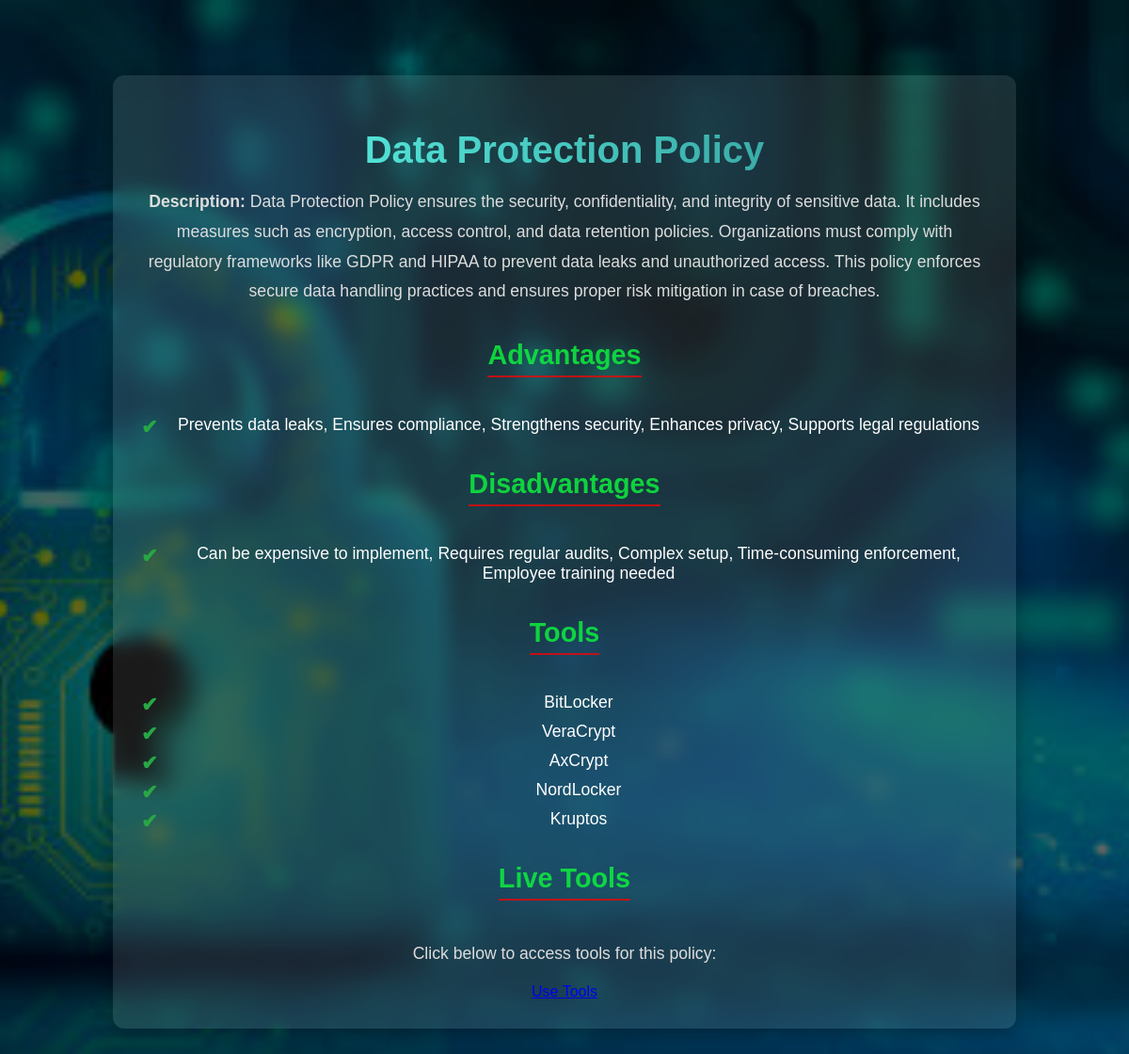
The app's page /policy/26 with its own data.
### tables this page shows
CREATE TABLE policies (
                        id INTEGER PRIMARY KEY AUTOINCREMENT,
                        title TEXT NOT NULL,
                        description TEXT NOT NULL
                        
                      , long_description TEXT, advantages TEXT, disadvantages TEXT, tools TEXT);

### app.py (the view)
@app.route("/policy/<int:policy_id>")
def policy_details(policy_id):
    conn = get_db_connection()
    policy = conn.execute("SELECT id, title, description, long_description, advantages, disadvantages, tools FROM policies WHERE id = ?", (policy_id,)).fetchone()
    conn.close()
    if not policy:
        flash("Policy not found!", "error")
        return redirect(url_for("home"))
    advantages = policy["advantages"].split("|") if policy["advantages"] else []
    disadvantages = policy["disadvantages"].split("|") if policy["disadvantages"] else []
    tools = policy["tools"].split(",") if policy["tools"] else []
    return render_template("policy_detail.html", policy=policy, advantages=advantages, disadvantages=disadvantages, tools=tools)

### app.py (called while the page is built)
def get_db_connection():
    conn = sqlite3.connect("security.db")
    conn.row_factory = sqlite3.Row
    return conn

### templates/policy_detail.html (shortened to what this page needs)
<!DOCTYPE html>
<html lang="en">
<head>
    <link rel="stylesheet" href="{{ url_for('static', filename='policy_detail.css') }}">
</head>
<body>
    <div class="policy-details-container">
        <h1>{{ policy['title'] }}</h1>
        <p><strong>Description:</strong> {{ policy['description'] }}</p>
        <h2>Advantages</h2>
        <ul>
            {% for adv in advantages %}
                <li>{{ adv.strip() }}</li>
            {% endfor %}
        </ul>
        <h2>Disadvantages</h2>
        <ul>
            {% for disadv in disadvantages %}
                <li>{{ disadv.strip() }}</li>
            {% endfor %}
        </ul>
        <h2>Tools</h2>
        <ul>
            {% for tool in tools %}
                <li>{{ tool.strip() }}</li>
            {% endfor %}
        </ul>
        <div class="tools-container">
            <h2>Live Tools</h2>
            <p>Click below to access tools for this policy:</p>
            <a href="{{ url_for('policy_tools', policy_id=policy['id']) }}" class="btn">Use Tools</a>
        </div>
    </div>
</body>
</html>

### static/policy_detail.css (style rules this page uses)
body { margin: 0; padding: 0; font-family: 'Poppins', sans-serif; color: white; text-align: center; background: url("/static/images/data.jpg") no-repeat center center fixed; background-size: cover; }
body::before { content: ""; position: fixed; top: 0; left: 0; width: 100%; height: 100%; background: rgba(0, 0, 0, 0.6); z-index: -1; }
.policy-details-container { max-width: 900px; margin: 80px auto; background: rgba(255, 255, 255, 0.1); padding: 30px; border-radius: 12px; box-shadow: 0 4px 20px rgba(0, 0, 0, 0.3); backdrop-filter: blur(10px); }
.policy-details-container h1 { font-size: 2.5em; font-weight: bold; margin-bottom: 15px; background: linear-gradient(90deg, #5fffef, #2d8f8f); background-clip: text; -webkit-background-clip: text; -webkit-text-fill-color: transparent; }
.policy-details-container h2 { font-size: 1.8em; margin-top: 20px; color: #0def3ed7; border-bottom: 2px solid #ff0000b9; display: inline-block; padding-bottom: 5px; }
.policy-details-container p { font-size: 1.1em; line-height: 1.8; color: #ddd; margin-bottom: 15px; }
.policy-details-container ul { list-style: none; padding: 0; }
.policy-details-container ul li { font-size: 1.1em; margin: 10px 0; padding-left: 30px; position: relative; }
.policy-details-container ul li::before { content: "✔"; position: absolute; left: 0; color: #28a745; font-weight: bold; font-size: 1.2em; }

### records on screen
policies: title "Data Protection Policy", description "Data Protection Policy ensures the security, confidentiality, and integrity of sensitive data. It includes measures such as encryption, access control, and data retention policies. Organizations must comply with regulatory frameworks like GDPR and HIPAA to prevent data leaks and unauthorized access. This policy enforces secure data handling practices and ensures proper risk mitigation in case of breaches.", strip "Prevents data leaks, Ensures compliance, Strengthens security, Enhances privacy, Supports legal regulations", strip "Can be expensive to implement, Requires regular audits, Complex setup, Time-consuming enforcement, Employee training needed"

### other values on screen
{{ tool.strip() }} "BitLocker" "VeraCrypt" "AxCrypt" "NordLocker" "Kruptos"
